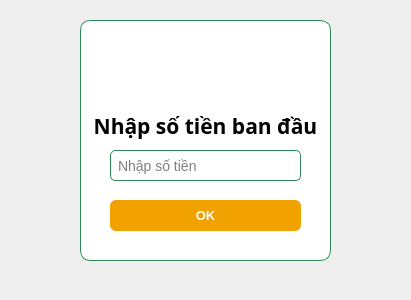
<?xml version="1.0" encoding="UTF-8"?>
<ui version="4.0">
 <class>Dialog</class>
 <widget class="QDialog" name="Dialog">
  <property name="geometry">
   <rect>
    <x>0</x>
    <y>0</y>
    <width>411</width>
    <height>300</height>
   </rect>
  </property>
  <property name="windowTitle">
   <string>Dialog</string>
  </property>
  <widget class="QLabel" name="label_8">
   <property name="geometry">
    <rect>
     <x>80</x>
     <y>20</y>
     <width>251</width>
     <height>241</height>
    </rect>
   </property>
   <property name="styleSheet">
    <string notr="true">background-color: #FFFFFF;
border: 1px solid #2E8B57; 
border-radius: 10px;
padding: 10px;
font-weight: bold;</string>
   </property>
   <property name="text">
    <string/>
   </property>
  </widget>
  <widget class="QPushButton" name="pushButton_4">
   <property name="geometry">
    <rect>
     <x>110</x>
     <y>200</y>
     <width>191</width>
     <height>31</height>
    </rect>
   </property>
   <property name="font">
    <font>
     <family>MS Shell Dlg 2</family>
     <pointsize>10</pointsize>
     <weight>75</weight>
     <bold>true</bold>
    </font>
   </property>
   <property name="styleSheet">
    <string notr="true">QPushButton {
    background-color: #f1a100;
    color: white;
    border-radius: 6px;
    padding: 6px;
    font-weight: bold;
}
QPushButton:hover {
    background-color: #ffb60b;
}</string>
   </property>
   <property name="text">
    <string>OK</string>
   </property>
  </widget>
  <widget class="QLineEdit" name="lineEdit_6">
   <property name="geometry">
    <rect>
     <x>110</x>
     <y>150</y>
     <width>191</width>
     <height>31</height>
    </rect>
   </property>
   <property name="styleSheet">
    <string notr="true">QLineEdit {
    background-color: #FFFFFF; 
    border: 1px solid #2E8B57; 
    border-radius: 5px; 
    padding: 5px;
    color: #000000;
    font-size: 14px;
    PlaceholderText: Nhập email;
}

/* Hiệu ứng khi người dùng nhấn vào ô nhập */
QLineEdit:focus {
    border: 1px solid #2E8B57; 
    background-color: #FFFFFF;
}</string>
   </property>
   <property name="text">
    <string/>
   </property>
   <property name="placeholderText">
    <string>Nhập số tiền</string>
   </property>
  </widget>
  <widget class="QLabel" name="label_9">
   <property name="geometry">
    <rect>
     <x>90</x>
     <y>110</y>
     <width>231</width>
     <height>31</height>
    </rect>
   </property>
   <property name="font">
    <font>
     <family>Microsoft Tai Le</family>
     <pointsize>16</pointsize>
     <weight>75</weight>
     <bold>true</bold>
    </font>
   </property>
   <property name="contextMenuPolicy">
    <enum>Qt::NoContextMenu</enum>
   </property>
   <property name="acceptDrops">
    <bool>false</bool>
   </property>
   <property name="autoFillBackground">
    <bool>false</bool>
   </property>
   <property name="styleSheet">
    <string notr="true">background-color: transparent;
</string>
   </property>
   <property name="text">
    <string>Nhập số tiền ban đầu</string>
   </property>
   <property name="scaledContents">
    <bool>false</bool>
   </property>
   <property name="alignment">
    <set>Qt::AlignCenter</set>
   </property>
   <property name="wordWrap">
    <bool>false</bool>
   </property>
   <property name="openExternalLinks">
    <bool>false</bool>
   </property>
  </widget>
  <widget class="QLabel" name="label">
   <property name="geometry">
    <rect>
     <x>-30</x>
     <y>0</y>
     <width>491</width>
     <height>301</height>
    </rect>
   </property>
   <property name="text">
    <string/>
   </property>
   <property name="pixmap">
    <pixmap>C:/Users/dell/Videos/Gemini_Generated_Image_nhq54rnhq54rnhq5.png</pixmap>
   </property>
   <property name="scaledContents">
    <bool>false</bool>
   </property>
  </widget>
  <widget class="QLabel" name="label_10">
   <property name="geometry">
    <rect>
     <x>90</x>
     <y>60</y>
     <width>231</width>
     <height>41</height>
    </rect>
   </property>
   <property name="font">
    <font>
     <family>Microsoft Tai Le</family>
     <pointsize>16</pointsize>
     <weight>75</weight>
     <bold>true</bold>
    </font>
   </property>
   <property name="contextMenuPolicy">
    <enum>Qt::NoContextMenu</enum>
   </property>
   <property name="acceptDrops">
    <bool>false</bool>
   </property>
   <property name="autoFillBackground">
    <bool>false</bool>
   </property>
   <property name="styleSheet">
    <string notr="true">background-color: transparent;
</string>
   </property>
   <property name="text">
    <string/>
   </property>
   <property name="pixmap">
    <pixmap>C:/Users/dell/Pictures/Ảnh chụp màn hình 2026-05-01 180207.png</pixmap>
   </property>
   <property name="scaledContents">
    <bool>true</bool>
   </property>
   <property name="alignment">
    <set>Qt::AlignCenter</set>
   </property>
   <property name="wordWrap">
    <bool>false</bool>
   </property>
   <property name="openExternalLinks">
    <bool>false</bool>
   </property>
  </widget>
  <zorder>label</zorder>
  <zorder>label_8</zorder>
  <zorder>pushButton_4</zorder>
  <zorder>lineEdit_6</zorder>
  <zorder>label_9</zorder>
  <zorder>label_10</zorder>
 </widget>
 <resources/>
 <connections/>
</ui>
